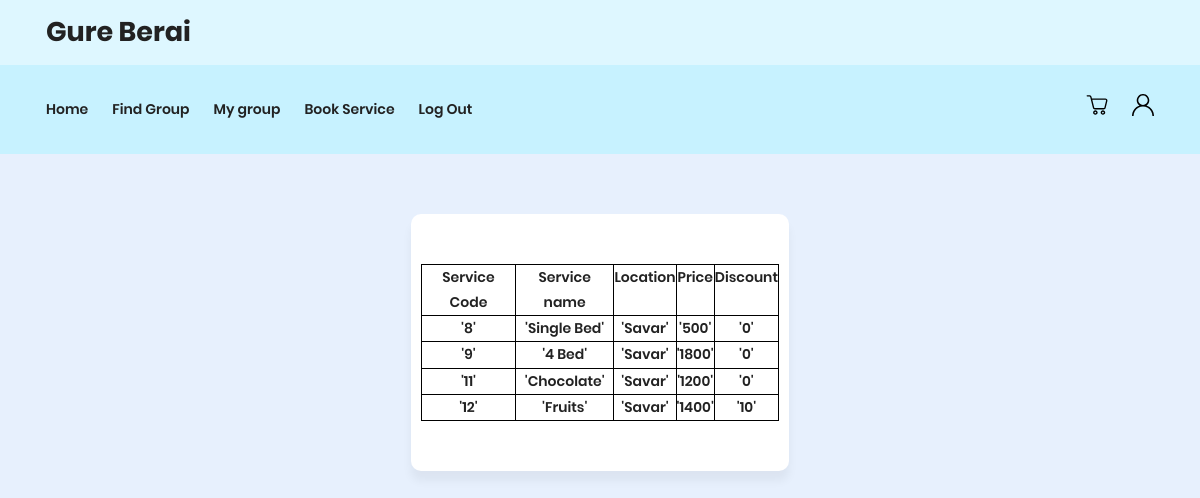
/sortService.php, run on the app's committed database.
### tables this page shows
CREATE TABLE `servicelist` (
  `sId` int(3) NOT NULL,
  `bId` int(3) NOT NULL,
  `serviceName` varchar(16) NOT NULL,
  `price` int(6) NOT NULL,
  `discount` int(2) NOT NULL DEFAULT 0,
  `negotiate` int(1) NOT NULL DEFAULT 0
);

CREATE TABLE `businesslist` (
  `bId` int(11) NOT NULL,
  `businessName` varchar(16) NOT NULL,
  `location` varchar(16) NOT NULL,
  `catagory` varchar(10) NOT NULL,
  `userName` varchar(16) NOT NULL
);

### sortService.php (the view, shortened to what this page needs)
<?php
include("connection.php");
$query="SELECT s.sId,s.serviceName,b.location,s.price,s.discount,b.catagory FROM `servicelist` as s INNER JOIN businesslist as b on s.bId=b.bId";
$result=mysqli_query($con,$query);
?>
<!DOCTYPE html>
<html lang="en">
<head>
    <link rel="stylesheet" href="styles/headerreset.min.css" />
    <link rel="stylesheet" href="styles/headerstyle.css" />
    <link rel="stylesheet" href="styles/header-14.css" />
    <link rel="stylesheet" href="styles/footer.css" />
    <link rel="stylesheet" href="fonts/material-icon/css/material-design-iconic-font.min.css">
    <link rel="stylesheet" href="css/signUpstyle.css">
</head>
<body>
    <header class="site-header">
        <div class="site-header__top">
          <div class="wrapper site-header__wrapper">
            <div class="site-header__middle">
              <a href="businessInterface.html" class="brand">Gure Berai</a>
            </div>
          </div>
        </div>
        <div class="site-header__bottom">
          <div class="wrapper site-header__wrapper">
            <div class="site-header__start">
              <nav class="nav">
                <ul class="nav__wrapper">
                  <li class="nav__item"><a href="customerInterface.html">Home</a></li>
                  <li class="nav__item"><a href="viewGroups.php">Find Group</a></li>
                  <li class="nav__item"><a href="myGroup.php">My group</a></li>
                  <li class="nav__item"><a href="viewService.php">Book Service</a></li>
                  <li class="nav__item"><a href="logout.php">Log Out</a></li>
                </ul>
              </nav>
            </div>
            <div class="site-header__end bottom">
              <a href="cart.php" class="cart">
              </a>
              <a href="#">
              </a>
            </div>
          </div>
        </div>
      </header>
      <div class='center'>
      <div class='container'>
    <table>
        <tr>
            <th>Service Code</th>
            <th>Service name</th>
            <th>Location</th>
            <th>Price</th>
            <th>Discount</th>
        </tr>
        <?php
        while ($data=mysqli_fetch_array($result)){
            echo"<tr>";
            echo "<th>'$data[0]'</th>
                <th>'$data[1]'</th>
                <th>'$data[2]'</th>
                <th>'$data[3]'</th>
                <th>'$data[4]'</th>";
            echo"</tr>";
        }
        ?>
    </table>
    </div>
    </div>
</body>
</html>

### styles/headerstyle.css (style rules this page uses)
.wrapper { max-width: 1140px; padding-left: 1rem; padding-right: 1rem; margin-left: auto; margin-right: auto; }
*, *:before, *:after { box-sizing: border-box; }
a { text-decoration: none; color: #222; }
html { -webkit-font-smoothing: antialiased; -moz-osx-font-smoothing: grayscale; }
body { font-family: "Roboto", sans-serif; }

### styles/header-14.css (style rules this page uses)
.brand { font-weight: bold; font-size: 27px; }
.site-header__top { background-color: #def7ff; }
.site-header__bottom { position: relative; background-color: #c7f2ff; }
.site-header__wrapper { display: flex; justify-content: space-between; }
.site-header__wrapper { display: flex; justify-content: space-between; align-items: center; padding: 1rem; }
@media (min-width: 940px) { .site-header__wrapper { padding-top: 0.5rem; padding-bottom: 0.5rem; } }
.site-header__end { display: flex; align-items: center; }
@media (min-width: 940px) { .site-header__end.bottom > *:not(:last-child) { margin-right: 1.5rem; } }
.site-header__end.bottom svg { width: 22px; height: 22px; }
@media (min-width: 940px) { .nav__wrapper { display: flex; } }
.nav__item:not(:last-child) { margin-right: 1.5rem; }
.nav__item a { display: block; padding-top: 1.5rem; padding-bottom: 1.5rem; }

### css/signUpstyle.css (style rules this page uses)
body { font-size: 14px; line-height: 1.8; color: #222; background: #e7f0fd; font-weight: 600; font-family: Poppins; margin: 0px; }
.container { width: 520px; background: #fff; margin: 0 auto; box-shadow: 0px 10px 9.9px 0.1px rgba(0, 0, 0, 0.05); -moz-box-shadow: 0px 10px 9.9px 0.1px rgba(0, 0, 0, 0.05); -webkit-box-shadow: 0px 10px 9.9px 0.1px rgba(0, 0, 0, 0.05); -o-box-shadow: 0px 10px 9.9px 0.1px rgba(0, 0, 0, 0.05); -ms-box-shadow: 0px 10px 9.9px 0.1px rgba(0, 0, 0, 0.05); border-radius: 10px; -moz-border-radius: 10px; -webkit-border-radius: 10px; -o-border-radius: 10px; -ms-border-radius: 10px; }

### sortService.php (style rules this page uses)
.center { margin: 10px; padding: 50px; }
.container { padding: 50px; text-align: center; width: 35%; padding-right: 10px; padding-left: 10px; margin-right: auto; margin-left: auto; }
table, th, td { border: 1px solid black; }

### data on the page
servicelist: sId "8", serviceName "Single Bed", bId.location "Savar", price "500", discount "0"
servicelist: sId "9", serviceName "4 Bed", bId.location "Savar", price "1800", discount "0"
servicelist: sId "11", serviceName "Chocolate", bId.location "Savar", price "1200", discount "0"
servicelist: sId "12", serviceName "Fruits", bId.location "Savar", price "1400", discount "10"
